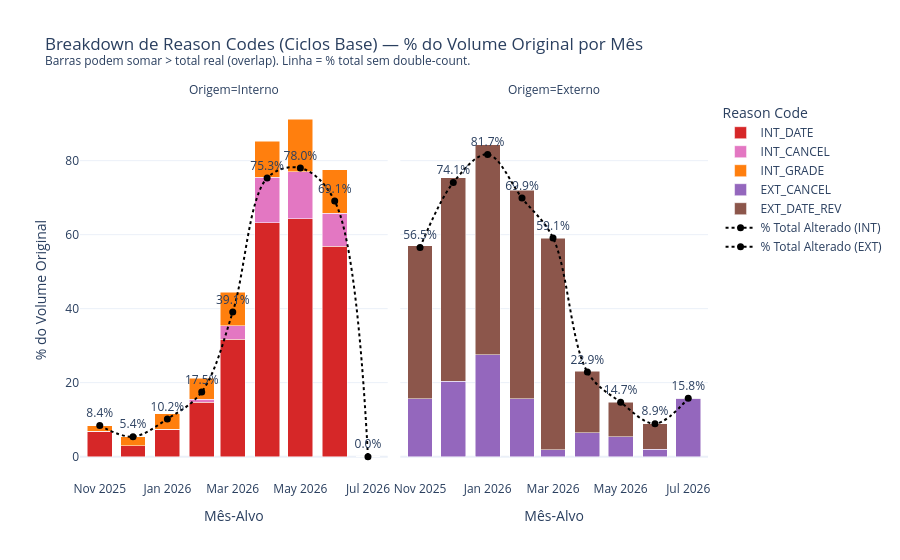

Notebook code for this chart:
### Code cell
df_rc, pct_total_int, vol_ext_mes, colors_rc = build_reason_code_data(kr1_mes)
plot_reason_code_breakdown(df_rc, pct_total_int, vol_ext_mes, colors_rc)

### Figure 1 — Plotly figure (JSON) as saved in the notebook; plotly's stock layout.template omitted (floating-point values rounded to 4 significant figures)
{"data": [{"hovertemplate": "Reason Code=INT_DATE<br>Origem=Interno<br>Mês-Alvo=%{x}<br>% do Volume Original=%{y}<extra></extra>", "legendgroup": "INT_DATE", "marker": {"color": "#d62728", "pattern": {"shape": ""}}, "name": "INT_DATE", "orientation": "v", "showlegend": true, "textposition": "auto", "type": "bar", "x": ["2025-11", "2025-12", "2026-01", "2026-02", "2026-03", "2026-04", "2026-05", "2026-06", "2026-07"], "xaxis": "x", "y": [6.894, 2.876, 7.419, 14.7, 31.73, 63.29, 64.27, 56.93, 0.0], "yaxis": "y"}, {"hovertemplate": "Reason Code=INT_CANCEL<br>Origem=Interno<br>Mês-Alvo=%{x}<br>% do Volume Original=%{y}<extra></extra>", "legendgroup": "INT_CANCEL", "marker": {"color": "#e377c2", "pattern": {"shape": ""}}, "name": "INT_CANCEL", "orientation": "v", "showlegend": true, "textposition": "auto", "type": "bar", "x": ["2025-11", "2025-12", "2026-01", "2026-02", "2026-03", "2026-04", "2026-05", "2026-06", "2026-07"], "xaxis": "x", "y": [0.0, 0.0, 0.0, 0.758, 3.588, 12.24, 12.79, 8.914, 0.0], "yaxis": "y"}, {"hovertemplate": "Reason Code=INT_GRADE<br>Origem=Interno<br>Mês-Alvo=%{x}<br>% do Volume Original=%{y}<extra></extra>", "legendgroup": "INT_GRADE", "marker": {"color": "#ff7f0e", "pattern": {"shape": ""}}, "name": "INT_GRADE", "orientation": "v", "showlegend": true, "textposition": "auto", "type": "bar", "x": ["2025-11", "2025-12", "2026-01", "2026-02", "2026-03", "2026-04", "2026-05", "2026-06", "2026-07"], "xaxis": "x", "y": [1.513, 2.541, 4.213, 5.668, 9.087, 9.756, 14.21, 11.76, 0.0], "yaxis": "y"}, {"hovertemplate": "Reason Code=EXT_CANCEL<br>Origem=Externo<br>Mês-Alvo=%{x}<br>% do Volume Original=%{y}<extra></extra>", "legendgroup": "EXT_CANCEL", "marker": {"color": "#9467bd", "pattern": {"shape": ""}}, "name": "EXT_CANCEL", "orientation": "v", "showlegend": true, "textposition": "auto", "type": "bar", "x": ["2025-11", "2025-12", "2026-01", "2026-02", "2026-03", "2026-04", "2026-05", "2026-06", "2026-07"], "xaxis": "x2", "y": [15.6, 20.37, 27.56, 15.69, 1.9, 6.454, 5.33, 2.045, 15.82], "yaxis": "y2"}, {"hovertemplate": "Reason Code=EXT_DATE_REV<br>Origem=Externo<br>Mês-Alvo=%{x}<br>% do Volume Original=%{y}<extra></extra>", "legendgroup": "EXT_DATE_REV", "marker": {"color": "#8c564b", "pattern": {"shape": ""}}, "name": "EXT_DATE_REV", "orientation": "v", "showlegend": true, "textposition": "auto", "type": "bar", "x": ["2025-11", "2025-12", "2026-01", "2026-02", "2026-03", "2026-04", "2026-05", "2026-06", "2026-07"], "xaxis": "x2", "y": [41.35, 55.04, 56.72, 56.38, 57.15, 16.57, 9.325, 6.871, 0.0], "yaxis": "y2"}, {"line": {"color": "black", "dash": "dot", "shape": "spline", "width": 2}, "marker": {"color": "black", "size": 7}, "mode": "lines+markers+text", "name": "% Total Alterado (INT)", "showlegend": true, "text": ["8.4%", "5.4%", "10.2%", "17.5%", "39.1%", "75.3%", "78.0%", "69.1%", "0.0%"], "textposition": "top center", "type": "scatter", "x": ["2025-11", "2025-12", "2026-01", "2026-02", "2026-03", "2026-04", "2026-05", "2026-06", "2026-07"], "xaxis": "x", "y": [8.4, 5.4, 10.2, 17.5, 39.1, 75.3, 78.0, 69.1, 0.0], "yaxis": "y"}, {"line": {"color": "black", "dash": "dot", "shape": "spline", "width": 2}, "marker": {"color": "black", "size": 7}, "mode": "lines+markers+text", "name": "% Total Alterado (EXT)", "showlegend": true, "text": ["56.5%", "74.1%", "81.7%", "69.9%", "59.1%", "22.9%", "14.7%", "8.9%", "15.8%"], "textposition": "top center", "type": "scatter", "x": ["2025-11", "2025-12", "2026-01", "2026-02", "2026-03", "2026-04", "2026-05", "2026-06", "2026-07"], "xaxis": "x2", "y": [56.5, 74.1, 81.7, 69.9, 59.1, 22.9, 14.7, 8.9, 15.8], "yaxis": "y2"}], "layout": {"annotations": [{"font": {}, "showarrow": false, "text": "Origem=Interno", "x": 0.245, "xanchor": "center", "xref": "paper", "y": 1, "yanchor": "bottom", "yref": "paper"}, {"font": {}, "showarrow": false, "text": "Origem=Externo", "x": 0.755, "xanchor": "center", "xref": "paper", "y": 1, "yanchor": "bottom", "yref": "paper"}], "barmode": "stack", "legend": {"title": {"text": "Reason Code"}, "tracegroupgap": 0}, "title": {"text": "Breakdown de Reason Codes (Ciclos Base) — % do Volume Original por Mês<br><sup>Barras podem somar > total real (overlap). Linha = % total sem double-count.</sup>"}, "xaxis": {"anchor": "y", "domain": [0, 0.49], "title": {"text": "Mês-Alvo"}}, "xaxis2": {"anchor": "y2", "domain": [0.51, 1], "matches": "x", "title": {"text": "Mês-Alvo"}}, "yaxis": {"anchor": "x", "domain": [0, 1], "title": {"text": "% do Volume Original"}}, "yaxis2": {"anchor": "x2", "domain": [0, 1], "matches": "y", "showticklabels": false}}}
